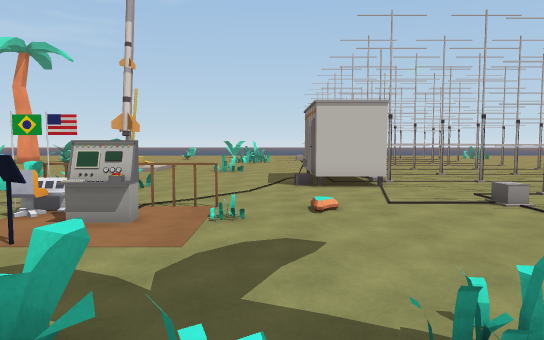
[1] (above)

24 first-person views from a walk through a scene from a Unity 3-D project. The camera is 1.5 m above the floor, tilts 4° down and sees 70° across. The floor is counted in squares, 1 m on a side. Each view is taken from the middle of a square. On the plan, view 1 faces up. The plan holds only what a view shows up to about 17 squares ahead; the rest is blank. The place goes on beyond the plan. Some surface patterns are stand-ins.

[2]
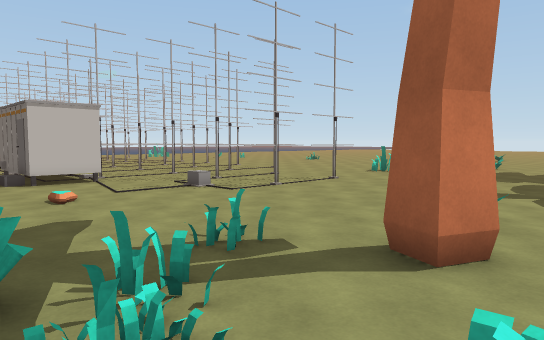

[3]
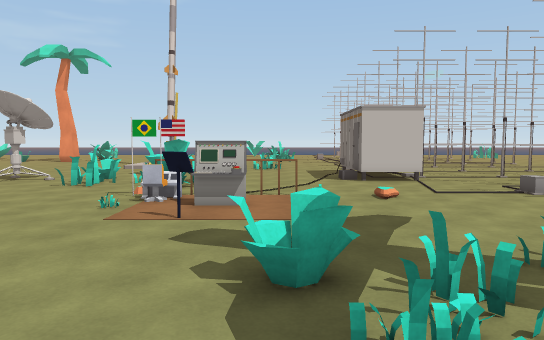

[4]
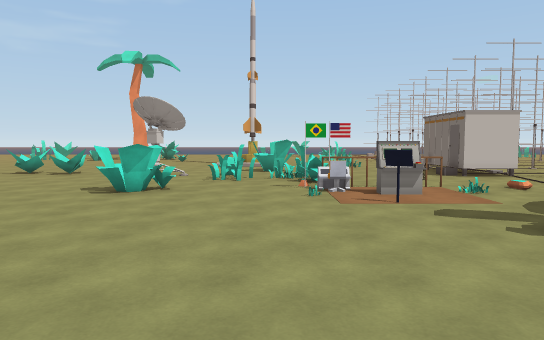

[5]
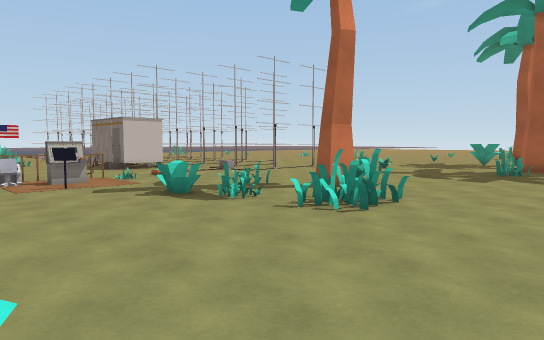

[6]
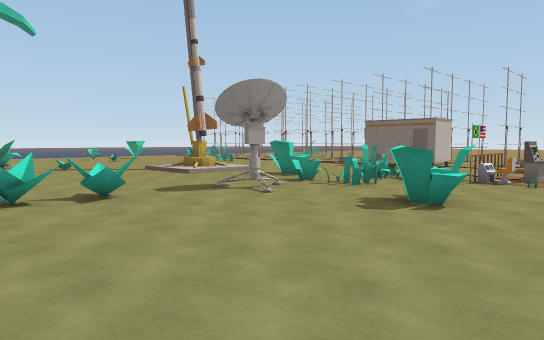

[7]
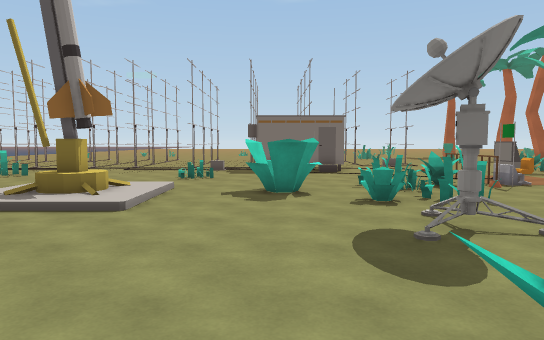

[8]
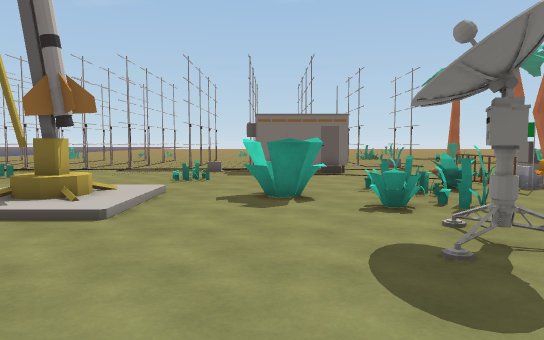

[9]
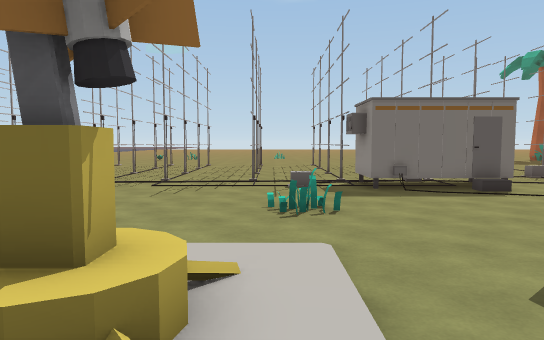

[10]
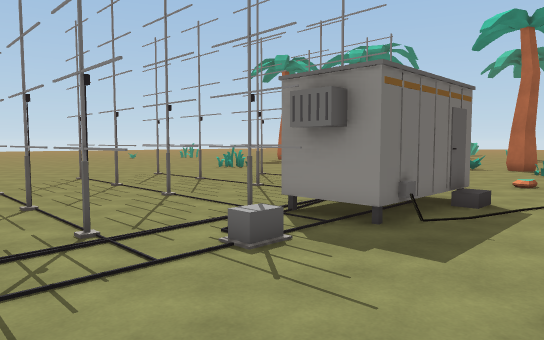

[11]
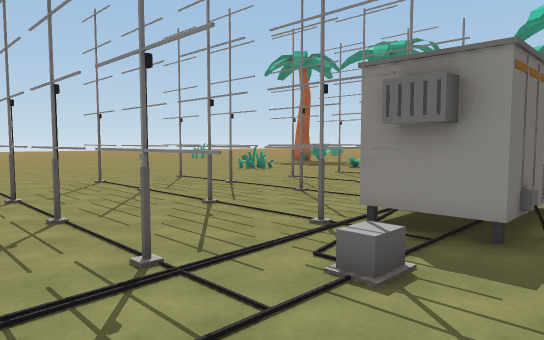

[12]
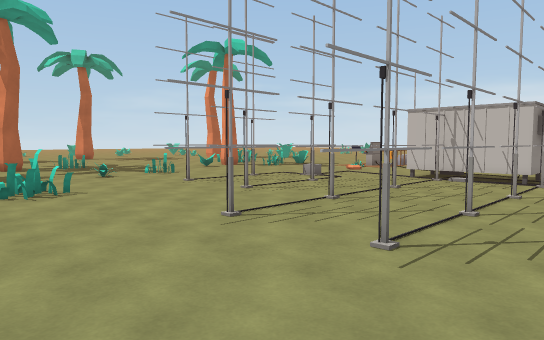

[13]
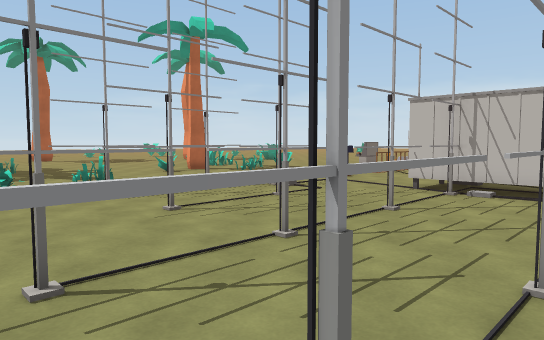

[14]
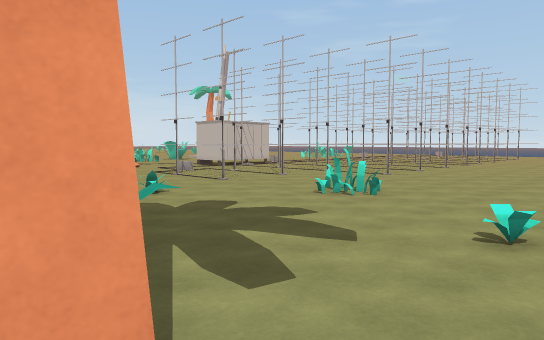

[15]
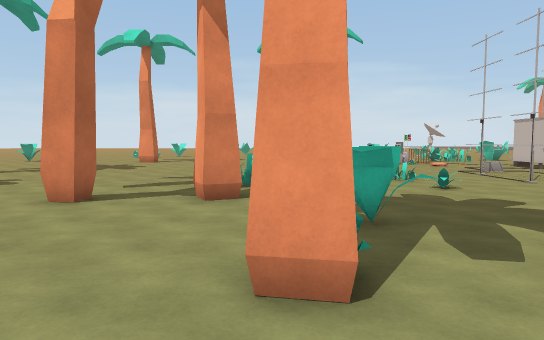

[16]
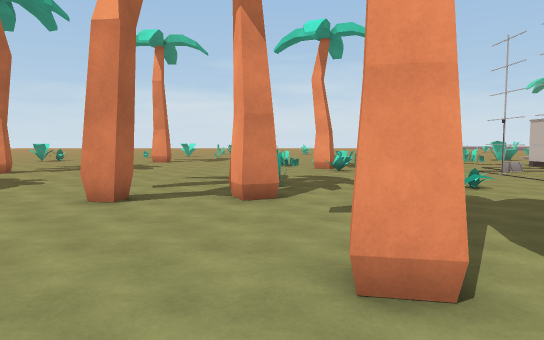

[17]
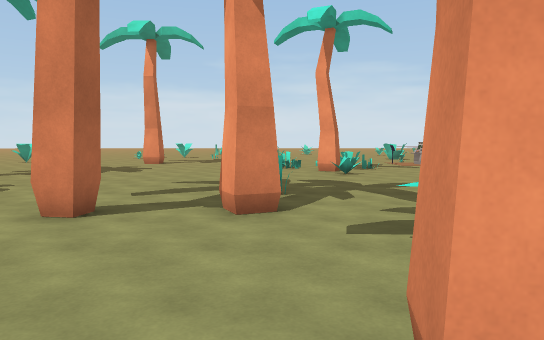

[18]
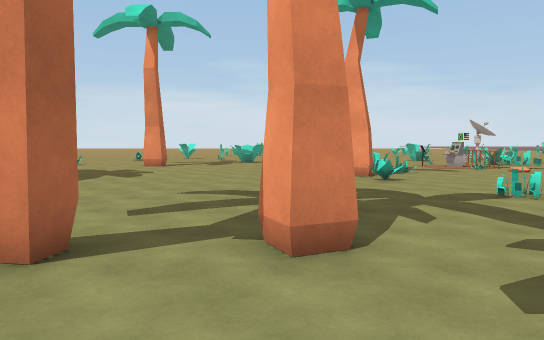

[19]
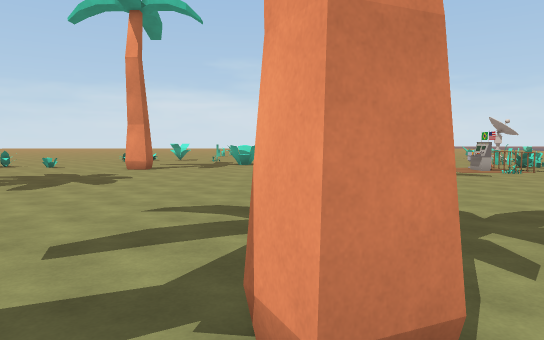

[20]
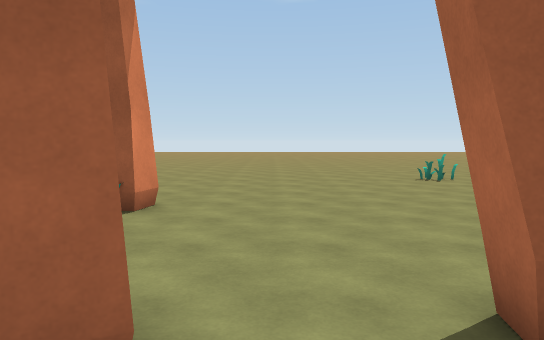

[21]
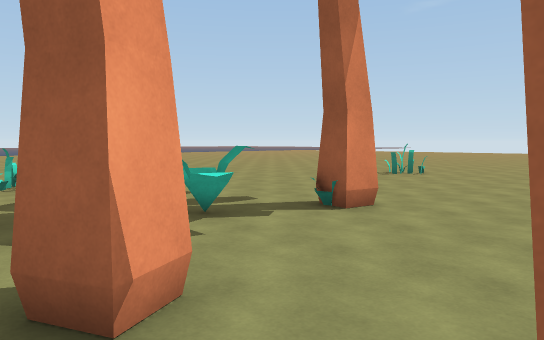

[22]
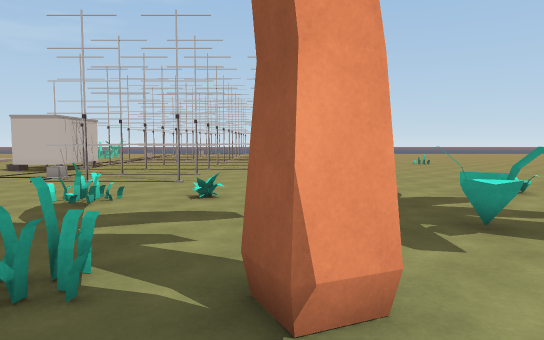

[23]
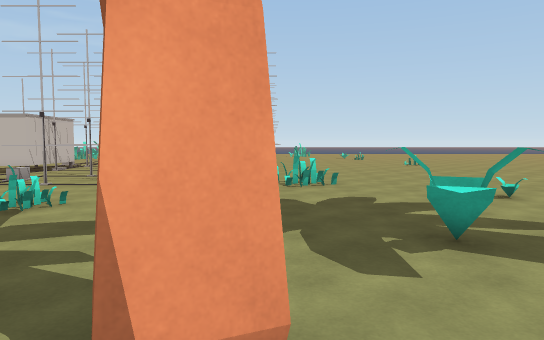

[24]
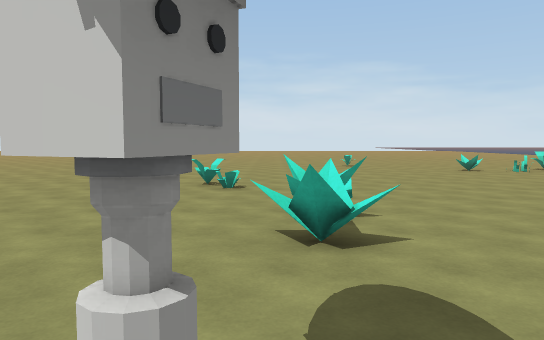

### Floor plan
Key: @ floor where view 1 was taken; # wall or solid block; x gap in a wall; . main floor; : floor 0.25 m higher than the main floor; / step, stairs or slope; = window, fence, low wall or low ledge; ^ raised ledge; T thing the floor can be seen under or through; O other object.
Columns run from 25 left of view 1 to 27 right of it. Each row starts with its distance up from view 1.
 24                 ::   ...........
 23 ...           .:##  ..............
 22 ....     ..  ..:##//........###.###.##.
 21 .....   .......::::/...=.................... .
 20 ....... ..............==.....................
 19 .............................................
 18 ...........................TTTT.TTT.##.###....
 17 .................###.......T T................
 16    ...=.=........###.......T T.................
 15   ..  =#=#......=..........T TT.TTT.TT.TTT.....
 14 ........=...##..==.=......OT T.................
 13 .=..........##..==.#=......TTT.................
 12 ==..............=#.==..........................
 11 =... ...........==.O=...........###.TTT.........  ...
 10      ............................................ ...
  9    ..........=#=....===#=./..............=#=..... ..
  8  ............#=.....=##.../.....TTT.###...#=.... ...
  7 .............=#....#.^^......................... ..
  6 ....  ...............x.............................
  5 ...    .............................................
  4     .       .......................=..=.............
  3              ..........=...=.......==...............
  2               .........===.=.......................
  1               ...........=....==............=.....
  0                .........=@..#x==...........#^....  ..
 -1                 ............................=.##.....
 -2                   ......=== ..................##.....
 -3                   ......###=.........#=.##...........
 -4                   ......................##...........
 -5                   ...................................
 -6                    ..................................
 -7                     .....................#...........
 -8                  .        ...........................
 -9                           .................. ........
-10                           ................     ......
-11                           ........ ......        ....

Positions as (right, up) in squares from view 1, and headings:
1: (0, 0), facing up
2: (-2, -2), facing up-right
3: (-2, -2), facing up
4: (-7, -4), facing up
5: (-8, -8), facing up-right
6: (-21, 4), facing up-right
7: (-19, 17), facing right
8: (-18, 17), facing right
9: (-11, 21), facing right
10: (-2, 24), facing down-right
11: (0, 24), facing down-right
12: (20, 21), facing down-left
13: (16, 19), facing down-left
14: (24, -2), facing up-left
15: (26, -2), facing left
16: (26, -3), facing left
17: (24, -3), facing left
18: (21, -4), facing left
19: (18, -4), facing left
20: (13, -5), facing right
21: (14, -7), facing up-right
22: (15, -7), facing up
23: (16, -6), facing up
24: (-11, 14), facing left
